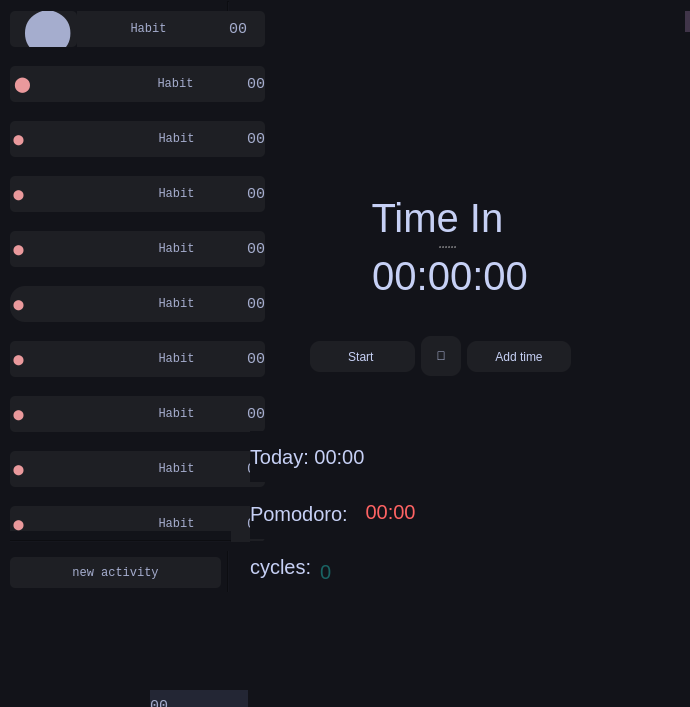
<?xml version="1.0" encoding="UTF-8"?>
<ui version="4.0">
 <class>timeIn</class>
 <widget class="QMainWindow" name="timeIn">
  <property name="geometry">
   <rect>
    <x>0</x>
    <y>0</y>
    <width>690</width>
    <height>707</height>
   </rect>
  </property>
  <property name="minimumSize">
   <size>
    <width>100</width>
    <height>31</height>
   </size>
  </property>
  <property name="windowTitle">
   <string>MainWindow</string>
  </property>
  <property name="styleSheet">
   <string notr="true">background-color:#121319;
</string>
  </property>
  <widget class="QWidget" name="centralwidget">
   <widget class="QFrame" name="frame">
    <property name="geometry">
     <rect>
      <x>10</x>
      <y>1</y>
      <width>1000</width>
      <height>591</height>
     </rect>
    </property>
    <property name="minimumSize">
     <size>
      <width>1000</width>
      <height>591</height>
     </size>
    </property>
    <property name="sizeIncrement">
     <size>
      <width>10</width>
      <height>0</height>
     </size>
    </property>
    <property name="baseSize">
     <size>
      <width>10</width>
      <height>0</height>
     </size>
    </property>
    <property name="styleSheet">
     <string notr="true">background-color:#121319;
</string>
    </property>
    <property name="frameShape">
     <enum>QFrame::NoFrame</enum>
    </property>
    <property name="frameShadow">
     <enum>QFrame::Plain</enum>
    </property>
    <property name="lineWidth">
     <number>10</number>
    </property>
    <widget class="QFrame" name="frame_2">
     <property name="geometry">
      <rect>
       <x>290</x>
       <y>170</y>
       <width>281</width>
       <height>191</height>
      </rect>
     </property>
     <property name="styleSheet">
      <string notr="true">color: #c6d0f5;
font-size: 30px</string>
     </property>
     <property name="frameShape">
      <enum>QFrame::NoFrame</enum>
     </property>
     <property name="frameShadow">
      <enum>QFrame::Raised</enum>
     </property>
     <widget class="QSplitter" name="splitter">
      <property name="enabled">
       <bool>false</bool>
      </property>
      <property name="geometry">
       <rect>
        <x>50</x>
        <y>20</y>
        <width>191</width>
        <height>111</height>
       </rect>
      </property>
      <property name="orientation">
       <enum>Qt::Vertical</enum>
      </property>
      <widget class="QLabel" name="playTime">
       <property name="styleSheet">
        <string notr="true">color: #c6d0f5;
font-size: 40px</string>
       </property>
       <property name="text">
        <string>  Time In</string>
       </property>
      </widget>
      <widget class="QLabel" name="timeLabel">
       <property name="styleSheet">
        <string notr="true">color: #c6d0f5;
font-size: 40px</string>
       </property>
       <property name="text">
        <string>  00:00:00</string>
       </property>
      </widget>
     </widget>
    </widget>
    <widget class="Line" name="line_2">
     <property name="geometry">
      <rect>
       <x>213</x>
       <y>0</y>
       <width>10</width>
       <height>620</height>
      </rect>
     </property>
     <property name="styleSheet">
      <string notr="true"/>
     </property>
     <property name="orientation">
      <enum>Qt::Vertical</enum>
     </property>
    </widget>
    <widget class="QWidget" name="layoutWidget">
     <property name="geometry">
      <rect>
       <x>300</x>
       <y>310</y>
       <width>261</width>
       <height>91</height>
      </rect>
     </property>
     <layout class="QHBoxLayout" name="horizontalLayout" stretch="0,0,0">
      <property name="spacing">
       <number>6</number>
      </property>
      <property name="sizeConstraint">
       <enum>QLayout::SetNoConstraint</enum>
      </property>
      <item>
       <widget class="QPushButton" name="start_butt">
        <property name="minimumSize">
         <size>
          <width>0</width>
          <height>31</height>
         </size>
        </property>
        <property name="styleSheet">
         <string notr="true">border-radius: 10% ;
background-color: #1E1F24;
color: #c6d0f5;</string>
        </property>
        <property name="text">
         <string>Start </string>
        </property>
        <property name="checkable">
         <bool>false</bool>
        </property>
        <property name="checked">
         <bool>false</bool>
        </property>
       </widget>
      </item>
      <item>
       <widget class="QPushButton" name="pomo_butt">
        <property name="sizePolicy">
         <sizepolicy hsizetype="Maximum" vsizetype="Maximum">
          <horstretch>0</horstretch>
          <verstretch>0</verstretch>
         </sizepolicy>
        </property>
        <property name="minimumSize">
         <size>
          <width>10</width>
          <height>10</height>
         </size>
        </property>
        <property name="maximumSize">
         <size>
          <width>40</width>
          <height>40</height>
         </size>
        </property>
        <property name="styleSheet">
         <string notr="true">border-radius: 10% ;

color: #c6d0f5;
background-color: #1E1F24;</string>
        </property>
        <property name="text">
         <string>🍅</string>
        </property>
       </widget>
      </item>
      <item>
       <widget class="QPushButton" name="time_butt_2">
        <property name="enabled">
         <bool>true</bool>
        </property>
        <property name="minimumSize">
         <size>
          <width>0</width>
          <height>31</height>
         </size>
        </property>
        <property name="baseSize">
         <size>
          <width>0</width>
          <height>10</height>
         </size>
        </property>
        <property name="styleSheet">
         <string notr="true">border-radius: 10% ;
background-color: #1E1F24;
color: #c6d0f5;</string>
        </property>
        <property name="text">
         <string>Add time</string>
        </property>
        <property name="checkable">
         <bool>true</bool>
        </property>
       </widget>
      </item>
     </layout>
     <zorder>pomo_butt</zorder>
     <zorder>start_butt</zorder>
     <zorder>time_butt_2</zorder>
    </widget>
    <widget class="Line" name="line_3">
     <property name="geometry">
      <rect>
       <x>0</x>
       <y>546</y>
       <width>220</width>
       <height>3</height>
      </rect>
     </property>
     <property name="orientation">
      <enum>Qt::Horizontal</enum>
     </property>
    </widget>
    <widget class="QWidget" name="layoutWidget">
     <property name="geometry">
      <rect>
       <x>0</x>
       <y>10</y>
       <width>255</width>
       <height>553</height>
      </rect>
     </property>
     <layout class="QVBoxLayout" name="verticalLayout" stretch="0,0,0,0,0,0,0,0,0,5">
      <property name="spacing">
       <number>19</number>
      </property>
      <property name="sizeConstraint">
       <enum>QLayout::SetMinAndMaxSize</enum>
      </property>
      <item>
       <layout class="QHBoxLayout" name="horizontalLayout_2">
        <property name="spacing">
         <number>0</number>
        </property>
        <item>
         <widget class="QLabel" name="statusOn_1">
          <property name="sizePolicy">
           <sizepolicy hsizetype="MinimumExpanding" vsizetype="Minimum">
            <horstretch>0</horstretch>
            <verstretch>0</verstretch>
           </sizepolicy>
          </property>
          <property name="minimumSize">
           <size>
            <width>63</width>
            <height>36</height>
           </size>
          </property>
          <property name="styleSheet">
           <string notr="true">color: #a5adce;
font-size:45px;
background-color: #1E1F24;
border-top-left-radius: 5%;
border-bottom-left-radius: 5%;
border-top-right-radius: 5%;
border-bottom-right-radius: 5%;</string>
          </property>
          <property name="text">
           <string> ⬤</string>
          </property>
         </widget>
        </item>
        <item>
         <widget class="QPushButton" name="habit_2">
          <property name="sizePolicy">
           <sizepolicy hsizetype="MinimumExpanding" vsizetype="Fixed">
            <horstretch>0</horstretch>
            <verstretch>0</verstretch>
           </sizepolicy>
          </property>
          <property name="minimumSize">
           <size>
            <width>143</width>
            <height>36</height>
           </size>
          </property>
          <property name="styleSheet">
           <string notr="true">color: #a5adce;
font-family: Liberation Mono;
background-color: #1E1F24;
border-radius: 0%;</string>
          </property>
          <property name="text">
           <string>Habit</string>
          </property>
         </widget>
        </item>
        <item>
         <widget class="QLabel" name="timeLabel_2">
          <property name="sizePolicy">
           <sizepolicy hsizetype="Fixed" vsizetype="Fixed">
            <horstretch>0</horstretch>
            <verstretch>31</verstretch>
           </sizepolicy>
          </property>
          <property name="minimumSize">
           <size>
            <width>0</width>
            <height>36</height>
           </size>
          </property>
          <property name="styleSheet">
           <string notr="true">border-top-right-radius: 5%;
border-bottom-right-radius: 5%;
font-size: 15px;
color: #a5adce;
font-family: Liberation Mono;
background-color: #1E1F24;
</string>
          </property>
          <property name="text">
           <string> 00  </string>
          </property>
         </widget>
        </item>
       </layout>
      </item>
      <item>
       <layout class="QHBoxLayout" name="horizontalLayout_3">
        <property name="spacing">
         <number>0</number>
        </property>
        <item>
         <widget class="QLabel" name="statusOn_2">
          <property name="sizePolicy">
           <sizepolicy hsizetype="MinimumExpanding" vsizetype="Minimum">
            <horstretch>0</horstretch>
            <verstretch>0</verstretch>
           </sizepolicy>
          </property>
          <property name="minimumSize">
           <size>
            <width>0</width>
            <height>31</height>
           </size>
          </property>
          <property name="styleSheet">
           <string notr="true">color: #ea999c;
background-color: #1E1F24;
font-size: 15px;
border-top-left-radius: 5%;
border-bottom-left-radius: 5%;</string>
          </property>
          <property name="text">
           <string> ⬤</string>
          </property>
         </widget>
        </item>
        <item>
         <widget class="QPushButton" name="habit_3">
          <property name="sizePolicy">
           <sizepolicy hsizetype="MinimumExpanding" vsizetype="Fixed">
            <horstretch>0</horstretch>
            <verstretch>0</verstretch>
           </sizepolicy>
          </property>
          <property name="minimumSize">
           <size>
            <width>143</width>
            <height>36</height>
           </size>
          </property>
          <property name="styleSheet">
           <string notr="true">color: #a5adce;
font-family: Liberation Mono;
background-color: #1E1F24;
border-radius: 0%;</string>
          </property>
          <property name="text">
           <string>Habit</string>
          </property>
         </widget>
        </item>
        <item>
         <widget class="QLabel" name="timeLabel_3">
          <property name="sizePolicy">
           <sizepolicy hsizetype="Fixed" vsizetype="Fixed">
            <horstretch>0</horstretch>
            <verstretch>31</verstretch>
           </sizepolicy>
          </property>
          <property name="minimumSize">
           <size>
            <width>0</width>
            <height>36</height>
           </size>
          </property>
          <property name="styleSheet">
           <string notr="true">border-top-right-radius: 5%;
border-bottom-right-radius: 5%;
font-size: 15px;
color: #a5adce;
font-family: Liberation Mono;
background-color: #1E1F24;
</string>
          </property>
          <property name="text">
           <string>00</string>
          </property>
         </widget>
        </item>
       </layout>
      </item>
      <item>
       <layout class="QHBoxLayout" name="horizontalLayout_4">
        <property name="spacing">
         <number>0</number>
        </property>
        <item>
         <widget class="QLabel" name="statusOn_3">
          <property name="sizePolicy">
           <sizepolicy hsizetype="MinimumExpanding" vsizetype="Minimum">
            <horstretch>0</horstretch>
            <verstretch>0</verstretch>
           </sizepolicy>
          </property>
          <property name="minimumSize">
           <size>
            <width>0</width>
            <height>31</height>
           </size>
          </property>
          <property name="styleSheet">
           <string notr="true">color: #ea999c;
background-color: #1E1F24;
font-size: 10px;
border-top-left-radius: 5%;
border-bottom-left-radius: 5%;</string>
          </property>
          <property name="text">
           <string> ⬤</string>
          </property>
         </widget>
        </item>
        <item>
         <widget class="QPushButton" name="habit_4">
          <property name="sizePolicy">
           <sizepolicy hsizetype="MinimumExpanding" vsizetype="Fixed">
            <horstretch>0</horstretch>
            <verstretch>0</verstretch>
           </sizepolicy>
          </property>
          <property name="minimumSize">
           <size>
            <width>141</width>
            <height>36</height>
           </size>
          </property>
          <property name="styleSheet">
           <string notr="true">color: #a5adce;
font-family: Liberation Mono;
background-color: #1E1F24;
border-radius: 0%;</string>
          </property>
          <property name="text">
           <string>Habit</string>
          </property>
         </widget>
        </item>
        <item>
         <widget class="QLabel" name="timeLabel_4">
          <property name="sizePolicy">
           <sizepolicy hsizetype="Fixed" vsizetype="Fixed">
            <horstretch>0</horstretch>
            <verstretch>31</verstretch>
           </sizepolicy>
          </property>
          <property name="minimumSize">
           <size>
            <width>0</width>
            <height>36</height>
           </size>
          </property>
          <property name="styleSheet">
           <string notr="true">
font-size: 15px;
color: #a5adce;
font-family: Liberation Mono;
background-color: #1E1F24;
border-top-right-radius: 5%;
border-bottom-right-radius: 5%;</string>
          </property>
          <property name="text">
           <string>00</string>
          </property>
         </widget>
        </item>
       </layout>
      </item>
      <item>
       <layout class="QHBoxLayout" name="horizontalLayout_5">
        <property name="spacing">
         <number>0</number>
        </property>
        <item>
         <widget class="QLabel" name="statusOn_4">
          <property name="sizePolicy">
           <sizepolicy hsizetype="MinimumExpanding" vsizetype="Minimum">
            <horstretch>0</horstretch>
            <verstretch>0</verstretch>
           </sizepolicy>
          </property>
          <property name="minimumSize">
           <size>
            <width>0</width>
            <height>31</height>
           </size>
          </property>
          <property name="styleSheet">
           <string notr="true">color: #ea999c;
background-color: #232634;
font-size: 10px;
border-top-left-radius: 5%;
border-bottom-left-radius: 5%;
background-color: #1E1F24;</string>
          </property>
          <property name="text">
           <string> ⬤</string>
          </property>
         </widget>
        </item>
        <item>
         <widget class="QPushButton" name="habit_5">
          <property name="sizePolicy">
           <sizepolicy hsizetype="MinimumExpanding" vsizetype="Fixed">
            <horstretch>0</horstretch>
            <verstretch>0</verstretch>
           </sizepolicy>
          </property>
          <property name="minimumSize">
           <size>
            <width>141</width>
            <height>36</height>
           </size>
          </property>
          <property name="styleSheet">
           <string notr="true">color: #a5adce;
font-family: Liberation Mono;
background-color: #1E1F24;
border-radius: 0%;</string>
          </property>
          <property name="text">
           <string>Habit</string>
          </property>
         </widget>
        </item>
        <item>
         <widget class="QLabel" name="timeLabel_5">
          <property name="sizePolicy">
           <sizepolicy hsizetype="Fixed" vsizetype="Fixed">
            <horstretch>0</horstretch>
            <verstretch>31</verstretch>
           </sizepolicy>
          </property>
          <property name="minimumSize">
           <size>
            <width>0</width>
            <height>36</height>
           </size>
          </property>
          <property name="styleSheet">
           <string notr="true">border-top-right-radius: 5%;
border-bottom-right-radius: 5%;
font-size: 15px;
color: #a5adce;
font-family: Liberation Mono;
background-color: #1E1F24;
</string>
          </property>
          <property name="text">
           <string>00</string>
          </property>
         </widget>
        </item>
       </layout>
      </item>
      <item>
       <layout class="QHBoxLayout" name="horizontalLayout_6">
        <property name="spacing">
         <number>0</number>
        </property>
        <item>
         <widget class="QLabel" name="statusOn_5">
          <property name="sizePolicy">
           <sizepolicy hsizetype="MinimumExpanding" vsizetype="Minimum">
            <horstretch>0</horstretch>
            <verstretch>0</verstretch>
           </sizepolicy>
          </property>
          <property name="minimumSize">
           <size>
            <width>0</width>
            <height>31</height>
           </size>
          </property>
          <property name="styleSheet">
           <string notr="true">color: #ea999c;
background-color: #232634;
font-size: 10px;
border-top-left-radius: 5%;
border-bottom-left-radius: 5%;
background-color: #1E1F24;</string>
          </property>
          <property name="text">
           <string> ⬤</string>
          </property>
         </widget>
        </item>
        <item>
         <widget class="QPushButton" name="habit_6">
          <property name="sizePolicy">
           <sizepolicy hsizetype="MinimumExpanding" vsizetype="Fixed">
            <horstretch>0</horstretch>
            <verstretch>0</verstretch>
           </sizepolicy>
          </property>
          <property name="minimumSize">
           <size>
            <width>141</width>
            <height>36</height>
           </size>
          </property>
          <property name="styleSheet">
           <string notr="true">color: #a5adce;
font-family: Liberation Mono;
background-color: #1E1F24;
border-radius: 0%;</string>
          </property>
          <property name="text">
           <string>Habit</string>
          </property>
         </widget>
        </item>
        <item>
         <widget class="QLabel" name="timeLabel_6">
          <property name="sizePolicy">
           <sizepolicy hsizetype="Fixed" vsizetype="Fixed">
            <horstretch>0</horstretch>
            <verstretch>31</verstretch>
           </sizepolicy>
          </property>
          <property name="minimumSize">
           <size>
            <width>0</width>
            <height>36</height>
           </size>
          </property>
          <property name="styleSheet">
           <string notr="true">border-top-right-radius: 5%;
border-bottom-right-radius: 5%;
font-size: 15px;
color: #a5adce;
font-family: Liberation Mono;
background-color: #1E1F24;
</string>
          </property>
          <property name="text">
           <string>00</string>
          </property>
         </widget>
        </item>
       </layout>
      </item>
      <item>
       <layout class="QHBoxLayout" name="horizontalLayout_7">
        <property name="spacing">
         <number>0</number>
        </property>
        <item>
         <widget class="QLabel" name="statusOn_6">
          <property name="sizePolicy">
           <sizepolicy hsizetype="MinimumExpanding" vsizetype="Minimum">
            <horstretch>0</horstretch>
            <verstretch>0</verstretch>
           </sizepolicy>
          </property>
          <property name="minimumSize">
           <size>
            <width>0</width>
            <height>31</height>
           </size>
          </property>
          <property name="styleSheet">
           <string notr="true">color: #ea999c;
background-color: #232634;
font-size: 10px;
border-top-left-radius: 15%;
border-bottom-left-radius: 15%;
background-color: #1E1F24;</string>
          </property>
          <property name="text">
           <string> ⬤</string>
          </property>
         </widget>
        </item>
        <item>
         <widget class="QPushButton" name="habit_7">
          <property name="sizePolicy">
           <sizepolicy hsizetype="MinimumExpanding" vsizetype="Fixed">
            <horstretch>0</horstretch>
            <verstretch>0</verstretch>
           </sizepolicy>
          </property>
          <property name="minimumSize">
           <size>
            <width>141</width>
            <height>36</height>
           </size>
          </property>
          <property name="styleSheet">
           <string notr="true">color: #a5adce;
font-family: Liberation Mono;
background-color: #1E1F24;
border-radius: 0%;</string>
          </property>
          <property name="text">
           <string>Habit</string>
          </property>
         </widget>
        </item>
        <item>
         <widget class="QLabel" name="timeLabel_7">
          <property name="sizePolicy">
           <sizepolicy hsizetype="Fixed" vsizetype="Fixed">
            <horstretch>0</horstretch>
            <verstretch>31</verstretch>
           </sizepolicy>
          </property>
          <property name="minimumSize">
           <size>
            <width>0</width>
            <height>36</height>
           </size>
          </property>
          <property name="styleSheet">
           <string notr="true">border-top-right-radius: 5%;
border-bottom-right-radius: 5%;
font-size: 15px;
color: #a5adce;
font-family: Liberation Mono;
background-color: #1E1F24;
</string>
          </property>
          <property name="text">
           <string>00</string>
          </property>
         </widget>
        </item>
       </layout>
      </item>
      <item>
       <layout class="QHBoxLayout" name="horizontalLayout_8">
        <property name="spacing">
         <number>0</number>
        </property>
        <item>
         <widget class="QLabel" name="statusOn_7">
          <property name="sizePolicy">
           <sizepolicy hsizetype="MinimumExpanding" vsizetype="Minimum">
            <horstretch>0</horstretch>
            <verstretch>0</verstretch>
           </sizepolicy>
          </property>
          <property name="minimumSize">
           <size>
            <width>0</width>
            <height>31</height>
           </size>
          </property>
          <property name="styleSheet">
           <string notr="true">color: #ea999c;
background-color: #232634;
font-size: 10px;
border-top-left-radius: 5%;
border-bottom-left-radius: 5%;
background-color: #1E1F24;</string>
          </property>
          <property name="text">
           <string> ⬤</string>
          </property>
         </widget>
        </item>
        <item>
         <widget class="QPushButton" name="habit_8">
          <property name="sizePolicy">
           <sizepolicy hsizetype="MinimumExpanding" vsizetype="Fixed">
            <horstretch>0</horstretch>
            <verstretch>0</verstretch>
           </sizepolicy>
          </property>
          <property name="minimumSize">
           <size>
            <width>141</width>
            <height>36</height>
           </size>
          </property>
          <property name="styleSheet">
           <string notr="true">color: #a5adce;
font-family: Liberation Mono;
background-color: #1E1F24;
border-radius: 0%;</string>
          </property>
          <property name="text">
           <string>Habit</string>
          </property>
         </widget>
        </item>
        <item>
         <widget class="QLabel" name="timeLabel_8">
          <property name="sizePolicy">
           <sizepolicy hsizetype="Fixed" vsizetype="Fixed">
            <horstretch>0</horstretch>
            <verstretch>31</verstretch>
           </sizepolicy>
          </property>
          <property name="minimumSize">
           <size>
            <width>0</width>
            <height>36</height>
           </size>
          </property>
          <property name="styleSheet">
           <string notr="true">border-top-right-radius: 5%;
border-bottom-right-radius: 5%;
font-size: 15px;
color: #a5adce;
font-family: Liberation Mono;
background-color: #1E1F24;
</string>
          </property>
          <property name="text">
           <string>00</string>
          </property>
         </widget>
        </item>
       </layout>
      </item>
      <item>
       <layout class="QHBoxLayout" name="horizontalLayout_9">
        <property name="spacing">
         <number>0</number>
        </property>
        <item>
         <widget class="QLabel" name="statusOn_8">
          <property name="sizePolicy">
           <sizepolicy hsizetype="MinimumExpanding" vsizetype="Minimum">
            <horstretch>0</horstretch>
            <verstretch>0</verstretch>
           </sizepolicy>
          </property>
          <property name="minimumSize">
           <size>
            <width>0</width>
            <height>31</height>
           </size>
          </property>
          <property name="styleSheet">
           <string notr="true">color: #ea999c;
background-color: #232634;
font-size: 10px;
border-top-left-radius: 5%;
border-bottom-left-radius: 5%;
background-color: #1E1F24;</string>
          </property>
          <property name="text">
           <string> ⬤</string>
          </property>
         </widget>
        </item>
        <item>
         <widget class="QPushButton" name="habit_9">
          <property name="sizePolicy">
           <sizepolicy hsizetype="MinimumExpanding" vsizetype="Fixed">
            <horstretch>0</horstretch>
            <verstretch>0</verstretch>
           </sizepolicy>
          </property>
          <property name="minimumSize">
           <size>
            <width>141</width>
            <height>36</height>
           </size>
          </property>
          <property name="styleSheet">
           <string notr="true">color: #a5adce;
font-family: Liberation Mono;
background-color: #1E1F24;
border-radius: 0%;</string>
          </property>
          <property name="text">
           <string>Habit</string>
          </property>
         </widget>
        </item>
        <item>
         <widget class="QLabel" name="timeLabel_9">
          <property name="sizePolicy">
           <sizepolicy hsizetype="Fixed" vsizetype="Fixed">
            <horstretch>0</horstretch>
            <verstretch>31</verstretch>
           </sizepolicy>
          </property>
          <property name="minimumSize">
           <size>
            <width>0</width>
            <height>36</height>
           </size>
          </property>
          <property name="styleSheet">
           <string notr="true">border-top-right-radius: 5%;
border-bottom-right-radius: 5%;
font-size: 15px;
color: #a5adce;
font-family: Liberation Mono;
background-color: #1E1F24;
</string>
          </property>
          <property name="text">
           <string>00</string>
          </property>
         </widget>
        </item>
       </layout>
      </item>
      <item>
       <layout class="QHBoxLayout" name="horizontalLayout_10">
        <property name="spacing">
         <number>0</number>
        </property>
        <item>
         <widget class="QLabel" name="statusOn_9">
          <property name="sizePolicy">
           <sizepolicy hsizetype="MinimumExpanding" vsizetype="Minimum">
            <horstretch>0</horstretch>
            <verstretch>0</verstretch>
           </sizepolicy>
          </property>
          <property name="minimumSize">
           <size>
            <width>0</width>
            <height>31</height>
           </size>
          </property>
          <property name="styleSheet">
           <string notr="true">color: #ea999c;
background-color: #232634;
font-size: 10px;
border-top-left-radius: 5%;
border-bottom-left-radius: 5%;
background-color: #1E1F24;</string>
          </property>
          <property name="text">
           <string> ⬤</string>
          </property>
         </widget>
        </item>
        <item>
         <widget class="QPushButton" name="habit_10">
          <property name="sizePolicy">
           <sizepolicy hsizetype="MinimumExpanding" vsizetype="Fixed">
            <horstretch>0</horstretch>
            <verstretch>0</verstretch>
           </sizepolicy>
          </property>
          <property name="minimumSize">
           <size>
            <width>141</width>
            <height>36</height>
           </size>
          </property>
          <property name="styleSheet">
           <string notr="true">color: #a5adce;
font-family: Liberation Mono;
background-color: #1E1F24;
border-radius: 0%;</string>
          </property>
          <property name="text">
           <string>Habit</string>
          </property>
         </widget>
        </item>
        <item>
         <widget class="QLabel" name="timeLabel_10">
          <property name="sizePolicy">
           <sizepolicy hsizetype="Fixed" vsizetype="Fixed">
            <horstretch>0</horstretch>
            <verstretch>31</verstretch>
           </sizepolicy>
          </property>
          <property name="minimumSize">
           <size>
            <width>0</width>
            <height>36</height>
           </size>
          </property>
          <property name="styleSheet">
           <string notr="true">border-top-right-radius: 5%;
border-bottom-right-radius: 5%;
font-size: 15px;
color: #a5adce;
font-family: Liberation Mono;
background-color: #1E1F24;
</string>
          </property>
          <property name="text">
           <string>00</string>
          </property>
         </widget>
        </item>
       </layout>
      </item>
      <item>
       <layout class="QHBoxLayout" name="horizontalLayout_11">
        <property name="spacing">
         <number>0</number>
        </property>
        <item>
         <widget class="QLabel" name="statusOn_10">
          <property name="sizePolicy">
           <sizepolicy hsizetype="MinimumExpanding" vsizetype="Minimum">
            <horstretch>0</horstretch>
            <verstretch>0</verstretch>
           </sizepolicy>
          </property>
          <property name="minimumSize">
           <size>
            <width>0</width>
            <height>31</height>
           </size>
          </property>
          <property name="styleSheet">
           <string notr="true">color: #ea999c;
background-color: #232634;
font-size: 10px;
border-top-left-radius: 5%;
border-bottom-left-radius: 5%;
background-color: #1E1F24;</string>
          </property>
          <property name="text">
           <string> ⬤</string>
          </property>
         </widget>
        </item>
        <item>
         <widget class="QPushButton" name="habit_11">
          <property name="sizePolicy">
           <sizepolicy hsizetype="MinimumExpanding" vsizetype="Fixed">
            <horstretch>0</horstretch>
            <verstretch>0</verstretch>
           </sizepolicy>
          </property>
          <property name="minimumSize">
           <size>
            <width>141</width>
            <height>36</height>
           </size>
          </property>
          <property name="styleSheet">
           <string notr="true">color: #a5adce;
font-family: Liberation Mono;
background-color: #1E1F24;
border-radius: 0%;</string>
          </property>
          <property name="text">
           <string>Habit</string>
          </property>
         </widget>
        </item>
        <item>
         <widget class="QLabel" name="timeLabel_11">
          <property name="sizePolicy">
           <sizepolicy hsizetype="Fixed" vsizetype="Fixed">
            <horstretch>0</horstretch>
            <verstretch>31</verstretch>
           </sizepolicy>
          </property>
          <property name="minimumSize">
           <size>
            <width>0</width>
            <height>36</height>
           </size>
          </property>
          <property name="styleSheet">
           <string notr="true">border-top-right-radius: 5%;
border-bottom-right-radius: 5%;
font-size: 15px;
color: #a5adce;
font-family: Liberation Mono;
background-color: #1E1F24;
</string>
          </property>
          <property name="text">
           <string>00</string>
          </property>
         </widget>
        </item>
       </layout>
      </item>
     </layout>
    </widget>
    <widget class="QLabel" name="todayTime">
     <property name="geometry">
      <rect>
       <x>240</x>
       <y>430</y>
       <width>211</width>
       <height>51</height>
      </rect>
     </property>
     <property name="styleSheet">
      <string notr="true">color: #c6d0f5;
font-size: 20px</string>
     </property>
     <property name="text">
      <string>Today: 00:00</string>
     </property>
    </widget>
    <widget class="QToolButton" name="dev_butt">
     <property name="geometry">
      <rect>
       <x>675</x>
       <y>10</y>
       <width>21</width>
       <height>21</height>
      </rect>
     </property>
     <property name="styleSheet">
      <string notr="true">color: #a5adce;
font-family: Liberation Mono;
background-color: #403549;
border-radius: 15%;</string>
     </property>
     <property name="text">
      <string>...</string>
     </property>
    </widget>
    <widget class="QLabel" name="pomoLabel">
     <property name="geometry">
      <rect>
       <x>350</x>
       <y>490</y>
       <width>121</width>
       <height>41</height>
      </rect>
     </property>
     <property name="styleSheet">
      <string notr="true">
color: rgb(255, 99, 99);
font-size: 20px
</string>
     </property>
     <property name="text">
      <string> 00:00</string>
     </property>
    </widget>
    <widget class="QLabel" name="label">
     <property name="geometry">
      <rect>
       <x>240</x>
       <y>487</y>
       <width>111</width>
       <height>51</height>
      </rect>
     </property>
     <property name="styleSheet">
      <string notr="true">color: #c6d0f5;
font-size: 20px</string>
     </property>
     <property name="text">
      <string>Pomodoro:</string>
     </property>
    </widget>
    <widget class="QLabel" name="label_2">
     <property name="geometry">
      <rect>
       <x>240</x>
       <y>540</y>
       <width>111</width>
       <height>51</height>
      </rect>
     </property>
     <property name="styleSheet">
      <string notr="true">color: #c6d0f5;
font-size: 20px</string>
     </property>
     <property name="text">
      <string>cycles:</string>
     </property>
    </widget>
    <widget class="QLabel" name="cycleLabel">
     <property name="geometry">
      <rect>
       <x>310</x>
       <y>550</y>
       <width>121</width>
       <height>41</height>
      </rect>
     </property>
     <property name="styleSheet">
      <string notr="true">
color: rgb(25, 99, 99);
font-size: 20px
</string>
     </property>
     <property name="text">
      <string>0</string>
     </property>
    </widget>
    <widget class="Line" name="line">
     <property name="geometry">
      <rect>
       <x>0</x>
       <y>530</y>
       <width>221</width>
       <height>20</height>
      </rect>
     </property>
     <property name="orientation">
      <enum>Qt::Horizontal</enum>
     </property>
    </widget>
   </widget>
   <widget class="QPushButton" name="pushButton">
    <property name="geometry">
     <rect>
      <x>10</x>
      <y>557</y>
      <width>211</width>
      <height>31</height>
     </rect>
    </property>
    <property name="styleSheet">
     <string notr="true">color: #a5adce;
font-family: Liberation Mono;
background-color: #1E1F24;
border-radius: 5%;</string>
    </property>
    <property name="text">
     <string>new activity</string>
    </property>
   </widget>
   <widget class="QLabel" name="timeLabel_12">
    <property name="geometry">
     <rect>
      <x>150</x>
      <y>690</y>
      <width>98</width>
      <height>31</height>
     </rect>
    </property>
    <property name="sizePolicy">
     <sizepolicy hsizetype="Preferred" vsizetype="Fixed">
      <horstretch>0</horstretch>
      <verstretch>31</verstretch>
     </sizepolicy>
    </property>
    <property name="minimumSize">
     <size>
      <width>0</width>
      <height>31</height>
     </size>
    </property>
    <property name="styleSheet">
     <string notr="true">
font-size: 15px;
color: #a5adce;
font-family: Liberation Mono;
background-color: #232634;
</string>
    </property>
    <property name="text">
     <string>00</string>
    </property>
   </widget>
   <widget class="QLabel" name="statusOn_11">
    <property name="geometry">
     <rect>
      <x>200</x>
      <y>710</y>
      <width>197</width>
      <height>34</height>
     </rect>
    </property>
    <property name="sizePolicy">
     <sizepolicy hsizetype="Preferred" vsizetype="Minimum">
      <horstretch>0</horstretch>
      <verstretch>0</verstretch>
     </sizepolicy>
    </property>
    <property name="minimumSize">
     <size>
      <width>0</width>
      <height>31</height>
     </size>
    </property>
    <property name="styleSheet">
     <string notr="true">color: #ea999c;
background-color: #232634;</string>
    </property>
    <property name="text">
     <string>⏸️</string>
    </property>
   </widget>
  </widget>
 </widget>
 <resources/>
 <connections/>
</ui>
